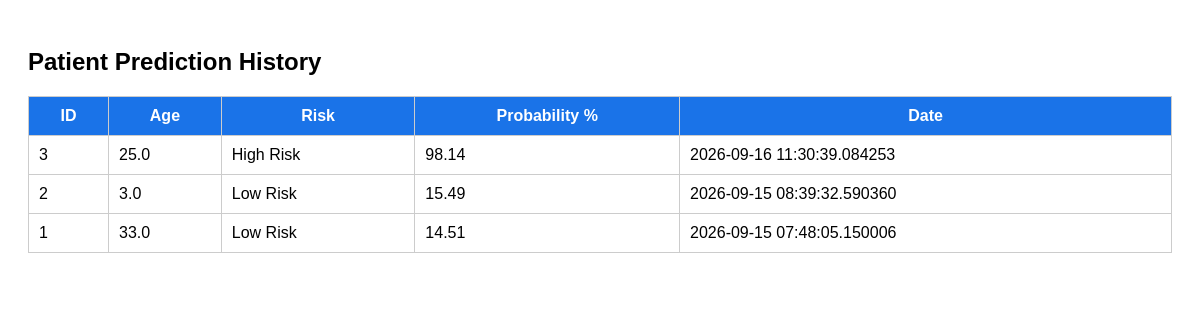
Before: /history with the older database file.
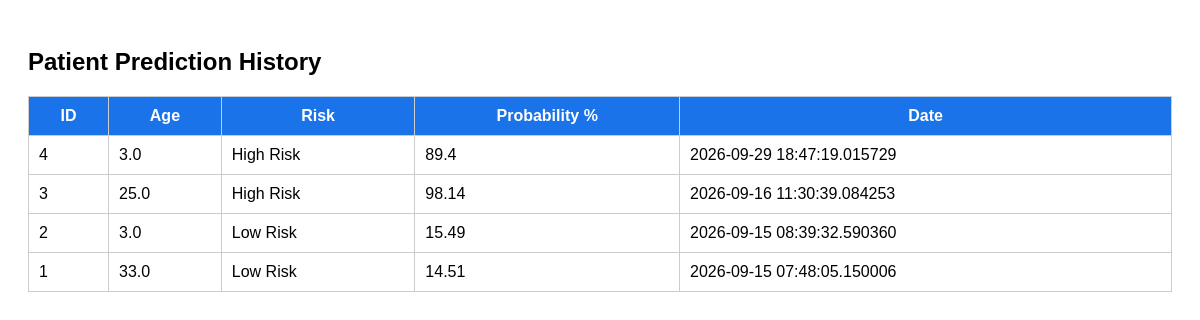
After: the same page with the newer database file.
### app.py (models this page shows)
class Patient(db.Model):
    id = db.Column(
        db.Integer,
        primary_key=True
    )
    age = db.Column(
        db.Float
    )
    gender = db.Column(
        db.Float
    )
    bmi = db.Column(
        db.Float
    )
    systolic = db.Column(
        db.Float
    )
    diastolic = db.Column(
        db.Float
    )
    cholesterol = db.Column(
        db.Float
    )
    risk = db.Column(
        db.String(50)
    )
    probability = db.Column(
        db.Float
    )
    date = db.Column(
        db.DateTime,
        default=datetime.utcnow
    )

### app.py (the view)
@app.route("/history")
def history():
    patients = Patient.query.order_by(
        Patient.date.desc()
    ).all()
    return render_template(
        "history.html",
        patients=patients
    )

### templates/history.html (shortened to what this page needs)
<!DOCTYPE html>
<html>
<head>
</head>
<body>
<h2>Patient Prediction History</h2>
<table>
    <tr>
        <th>ID</th>
        <th>Age</th>
        <th>Risk</th>
        <th>Probability %</th>
        <th>Date</th>
    </tr>
    {% for p in patients %}
    <tr>
        <td>{{ p.id }}</td>
        <td>{{ p.age }}</td>
        <td>{{ p.risk }}</td>
        <td>{{ p.probability }}</td>
        <td>{{ p.date }}</td>
    </tr>
    {% endfor %}
</table>
</body>
</html>

Changed rows visible on the page:
added Patient: id "4", age "3.0", risk "High Risk", probability "89.4", date "2026-09-29 18:47:19.015729"
